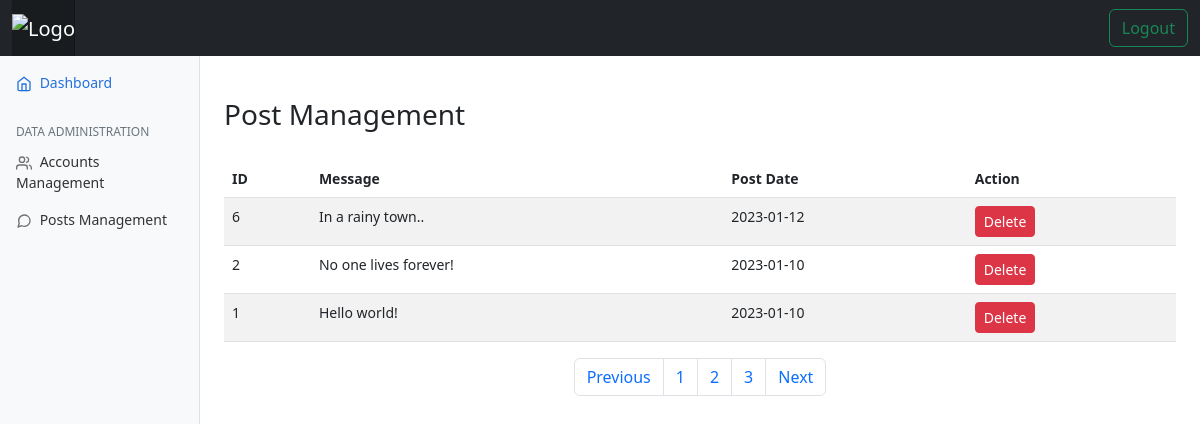
Screenshot of /ui_manage_comment.php with the database file from the repository.
### tables this page shows
CREATE TABLE `tblcomments` (
  `ID` int(11) NOT NULL,
  `Message` varchar(1000) NOT NULL,
  `PostDate` date NOT NULL
);

### ui_manage_comment.php (the view, shortened to what this page needs)
<!doctype html>
<html lang="en">
<head>
	<link rel="stylesheet" href="css/bootstrap.min.css">
  <link rel="stylesheet" href="css/dashboard.css">
</head>
<body>
  <header class="navbar navbar-dark sticky-top bg-dark flex-md-nowrap p-0">
    <div class="container-fluid">
      <a class="navbar-brand" href="#">
        <img src="images/infosec.png" alt="Logo" width="120" height="24"/>
      </a>
      <a class="btn btn-outline-success" href="index.php">Logout</a>
    </div>
  </header>
  <div class="container-fluid">
    <div class="row">
      <nav id="sidebarMenu" class="col-md-3 col-lg-2 d-md-block bg-light sidebar collapse">
        <div class="position-sticky pt-3 sidebar-sticky">
          <ul class="nav flex-column">
            <li class="nav-item">
              <a class="nav-link active" aria-current="page" href="ui_admin_dashboard.php">
                <span data-feather="home" class="align-text-bottom"></span>
                Dashboard
              </a>
            </li>
          </ul>
          <h6 class="sidebar-heading d-flex justify-content-between align-items-center px-3 mt-4 mb-1 text-muted text-uppercase">
            <span>DATA ADMINISTRATION</span>
          </h6>
          <ul class="nav flex-column mb-2">
            <li class="nav-item">
              <a class="nav-link" href="ui_manage_account.php">
                <span data-feather="users" class="align-text-bottom"></span>
                Accounts Management
              </a>
            </li>
            <li class="nav-item">
              <a class="nav-link" href="ui_manage_comment.php">
                <span data-feather="message-circle" class="align-text-bottom"></span>
                Posts Management
              </a>
            </li>
          </ul>
        </div>
      </nav>
      <main class="col-md-9 ms-sm-auto col-lg-10 px-md-4">
<div class="table-responsive">
    <br><br><h3>Post Management</h3><br>
    <table id="tblAccounts" class="table table-striped table-responsive">
        <thead>
            <tr>
                <th scope="col">ID</th>
                <th scope="col">Message</th>
                <th scope="col">Post Date</th>
                <th scope="col">Action</th>
            </tr>
        </thead>
        <tbody>
            <?php
                include_once ("config.php");
                $result = mysqli_query($mysqli, "SELECT * FROM tblcomments ORDER BY id DESC");
                while($res = mysqli_fetch_array($result)){
                    echo "<tr>";
                    echo "<td>".$res['ID']."</td>";
                    echo "<td>".$res['Message']."</td>";
                    echo "<td>".$res['PostDate']."</td>";
                    echo "<td>
                        <a type='button' class='btn btn-sm btn-danger' href='deleteCom.php?id=".$res['ID']."'>Delete</a>
                        </td>";
                    echo "</tr>";
                    }
            ?>
        </tbody>
    </table>
</div>
<nav aria-label="Page navigation example">
    <ul class="pagination justify-content-center">
        <li class="page-item"><a class="page-link" href="#">Previous</a></li>
        <li class="page-item"><a class="page-link" href="#">1</a></li>
        <li class="page-item"><a class="page-link" href="#">2</a></li>
        <li class="page-item"><a class="page-link" href="#">3</a></li>
        <li class="page-item"><a class="page-link" href="#">Next</a></li>
    </ul>
</nav>
</div>
</div>
</body>
</html>

### css/dashboard.css (style rules this page uses)
body { font-size: .875rem; }
.feather { width: 16px; height: 16px; }
.sidebar { position: fixed; top: 0; bottom: 0; left: 0; z-index: 100; padding: 48px 0 0; box-shadow: inset -1px 0 0 rgba(0, 0, 0, .1); }
.sidebar-sticky { height: calc(100vh - 48px); overflow-x: hidden; overflow-y: auto; }
.sidebar .nav-link { font-weight: 500; color: #333; }
.sidebar .nav-link .feather { margin-right: 4px; color: #727272; }
.sidebar .nav-link.active { color: #2470dc; }
.sidebar .nav-link:hover .feather, .sidebar .nav-link.active .feather { color: inherit; }
.sidebar-heading { font-size: .75rem; }
.navbar-brand { padding-top: .75rem; padding-bottom: .75rem; background-color: rgba(0, 0, 0, .25); box-shadow: inset -1px 0 0 rgba(0, 0, 0, .25); }

### rows the page displays
tblcomments: ID "6", Message "In a rainy town..", PostDate "2023-01-12"
tblcomments: ID "2", Message "No one lives forever!", PostDate "2023-01-10"
tblcomments: ID "1", Message "Hello world!", PostDate "2023-01-10"
